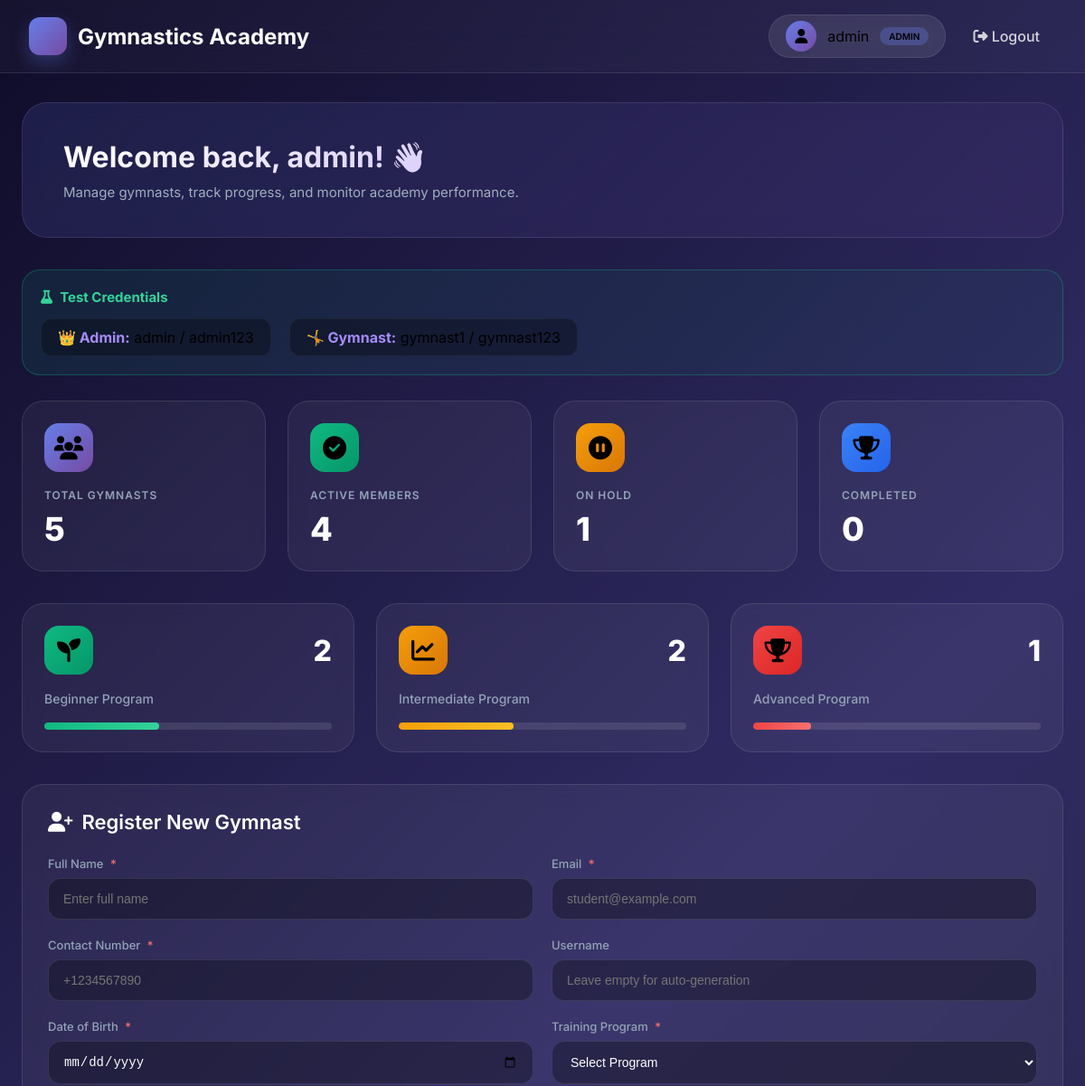
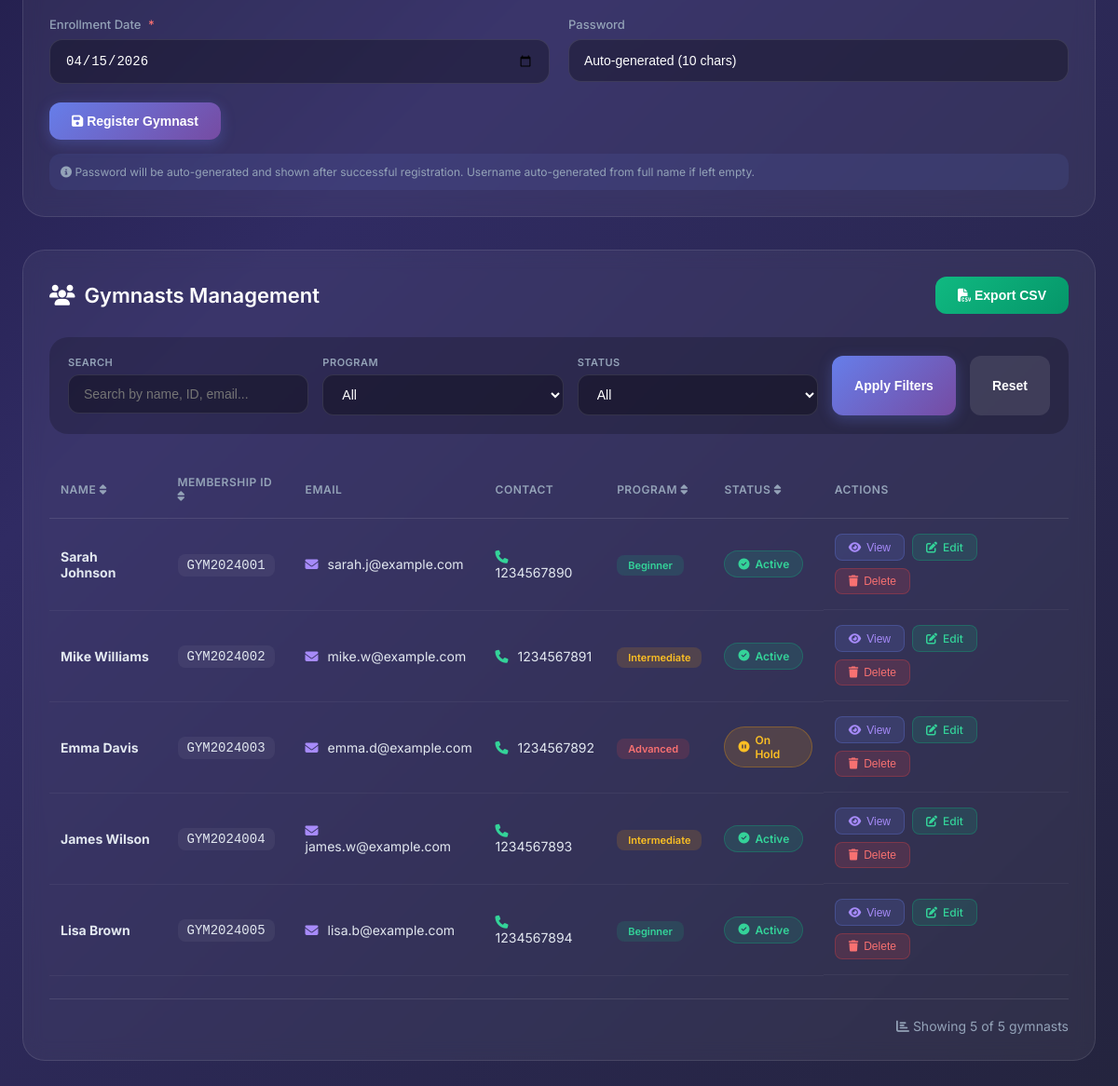
/dashboard.php (signed in), run on the app's committed database (2 pictures, top to bottom).
### tables this page shows
CREATE TABLE IF NOT EXISTS gymnasts (
    id INT AUTO_INCREMENT PRIMARY KEY,
    membership_id VARCHAR(20) UNIQUE NOT NULL,
    full_name VARCHAR(100) NOT NULL,
    email VARCHAR(100) NOT NULL,
    contact_no VARCHAR(20) NOT NULL,
    date_of_birth DATE NOT NULL,
    training_program ENUM('Beginner', 'Intermediate', 'Advanced') NOT NULL,
    enrollment_date DATE NOT NULL,
    progress_status ENUM('Active', 'On Hold', 'Completed') DEFAULT 'Active',
    created_at TIMESTAMP DEFAULT CURRENT_TIMESTAMP,
    updated_at TIMESTAMP DEFAULT CURRENT_TIMESTAMP ON UPDATE CURRENT_TIMESTAMP,
    INDEX idx_membership (membership_id),
    INDEX idx_status (progress_status),
    INDEX idx_program (training_program)
);

### config/db.php (called while the page is built, shortened)
<?php
class Database {
    private static $instance = null;
    private $connection;
    private $host = 'localhost';
    private $username = 'root';
    private $password = 'Narutostorm4';
    private $database = 'gymnastics_academy';
    private function __construct() {
        $this->connection = new mysqli(
            $this->host,
            $this->username,
            $this->password,
            $this->database
        );
        $this->connection->set_charset("utf8mb4");
    }
    public static function getInstance() {
        if (self::$instance === null) {
            self::$instance = new Database();
        }
        return self::$instance;
    }
    public function executeQuery($sql, $types = "", $params = []) {
        $stmt = $this->connection->prepare($sql);
        $stmt->execute();
        return $stmt;
    }
}
?>

### auth.php (called while the page is built, shortened)
<?php
require_once 'config/db.php';
class Auth {
    public function isAdmin() {
        return isset($_SESSION['role']) && $_SESSION['role'] === 'admin';
    }
}
?>

### includes/GymnastManager.php (called while the page is built, shortened)
<?php
require_once 'config/db.php';
class GymnastManager {
    private $db;
    public function __construct() {
        $this->db = Database::getInstance();
    }
    public function getAllGymnasts() {
        $sql = "SELECT * FROM gymnasts ORDER BY created_at DESC";
        $stmt = $this->db->executeQuery($sql);
        $result = $stmt->get_result();
        return $result->fetch_all(MYSQLI_ASSOC);
    }
}
?>

### dashboard.php (the view, shortened to what this page needs)
<?php
require_once 'auth.php';
require_once 'includes/GymnastManager.php';
$auth = new Auth();
$gymnastManager = new GymnastManager();
$gymnasts = $gymnastManager->getAllGymnasts();
$isAdmin = $auth->isAdmin();
$current_user = $_SESSION['username'];
$user_role = $_SESSION['role'];
$totalGymnasts = count($gymnasts);
$activeCount = count(array_filter($gymnasts, function($g) { return $g['progress_status'] == 'Active'; }));
$beginnerCount = count(array_filter($gymnasts, function($g) { return $g['training_program'] == 'Beginner'; }));
$intermediateCount = count(array_filter($gymnasts, function($g) { return $g['training_program'] == 'Intermediate'; }));
$advancedCount = count(array_filter($gymnasts, function($g) { return $g['training_program'] == 'Advanced'; }));
$onHoldCount = count(array_filter($gymnasts, function($g) { return $g['progress_status'] == 'On Hold'; }));
$completedCount = count(array_filter($gymnasts, function($g) { return $g['progress_status'] == 'Completed'; }));
?>
<!DOCTYPE html>
<html lang="en">
<head>
    <link rel="stylesheet" href="https://cdnjs.cloudflare.com/ajax/libs/font-awesome/6.4.0/css/all.min.css">
</head>
<body>
    <nav class="navbar">
        <div class="nav-container">
            <a href="dashboard.php" class="logo">
                <div class="logo-icon"><i class="fas fa-gymnastics"></i></div>
                <span>Gymnastics Academy</span>
            </a>
            <div class="nav-links">
                <div class="user-info">
                    <div class="user-avatar"><i class="fas fa-user"></i></div>
                    <span><?php echo htmlspecialchars($current_user); ?></span>
                    <span style="background: rgba(102,126,234,0.3); padding: 4px 10px; border-radius: 20px; font-size: 10px; font-weight: 600;"><?php echo strtoupper($user_role); ?></span>
                </div>
                <a href="logout.php"><i class="fas fa-sign-out-alt"></i> Logout</a>
            </div>
        </div>
    </nav>
    <div class="container">
        <div class="welcome-banner">
            <h1>Welcome back, <?php echo htmlspecialchars($current_user); ?>! 👋</h1>
            <p><?php echo $isAdmin ? 'Manage gymnasts, track progress, and monitor academy performance.' : 'Track your training progress and view personal information.'; ?></p>
        </div>
        <?php if ($isAdmin): ?>
        <div class="test-credentials">
            <h4><i class="fas fa-flask"></i> Test Credentials</h4>
            <div class="credential-row">
                <div class="credential-item"><strong>👑 Admin:</strong> admin / admin123</div>
                <div class="credential-item"><strong>🤸 Gymnast:</strong> gymnast1 / gymnast123</div>
            </div>
        </div>
        <div class="stats-grid">
            <div class="stat-card"><div class="stat-icon total"><i class="fas fa-users"></i></div><div class="stat-info"><h3>Total Gymnasts</h3><div class="stat-number"><?php echo $totalGymnasts; ?></div></div></div>
            <div class="stat-card"><div class="stat-icon active"><i class="fas fa-check-circle"></i></div><div class="stat-info"><h3>Active Members</h3><div class="stat-number"><?php echo $activeCount; ?></div></div></div>
            <div class="stat-card"><div class="stat-icon onhold"><i class="fas fa-pause-circle"></i></div><div class="stat-info"><h3>On Hold</h3><div class="stat-number"><?php echo $onHoldCount; ?></div></div></div>
            <div class="stat-card"><div class="stat-icon completed"><i class="fas fa-trophy"></i></div><div class="stat-info"><h3>Completed</h3><div class="stat-number"><?php echo $completedCount; ?></div></div></div>
        </div>
        <div class="programs-section">
            <div class="program-card"><div class="program-header"><div class="program-icon beginner"><i class="fas fa-seedling"></i></div><div class="program-count"><?php echo $beginnerCount; ?></div></div><div class="program-label">Beginner Program</div><div class="progress-bar"><div class="progress-fill beginner" style="width: <?php echo $totalGymnasts > 0 ? ($beginnerCount/$totalGymnasts)*100 : 0; ?>%"></div></div></div>
            <div class="program-card"><div class="program-header"><div class="program-icon intermediate"><i class="fas fa-chart-line"></i></div><div class="program-count"><?php echo $intermediateCount; ?></div></div><div class="program-label">Intermediate Program</div><div class="progress-bar"><div class="progress-fill intermediate" style="width: <?php echo $totalGymnasts > 0 ? ($intermediateCount/$totalGymnasts)*100 : 0; ?>%"></div></div></div>
            <div class="program-card"><div class="program-header"><div class="program-icon advanced"><i class="fas fa-trophy"></i></div><div class="program-count"><?php echo $advancedCount; ?></div></div><div class="program-label">Advanced Program</div><div class="progress-bar"><div class="progress-fill advanced" style="width: <?php echo $totalGymnasts > 0 ? ($advancedCount/$totalGymnasts)*100 : 0; ?>%"></div></div></div>
        </div>
        <div class="table-card" style="margin-bottom: 35px;">
            <div class="table-header"><h2><i class="fas fa-user-plus"></i> Register New Gymnast</h2></div>
            <form method="POST" action="">
                <div class="form-row">
                    <div class="form-group"><label>Full Name <span class="required">*</span></label><input type="text" name="full_name" placeholder="Enter full name" required></div>
                    <div class="form-group"><label>Email <span class="required">*</span></label><input type="email" name="email" placeholder="student@example.com" required></div>
                </div>
                <div class="form-row">
                    <div class="form-group"><label>Contact Number <span class="required">*</span></label><input type="tel" name="contact_no" placeholder="+1234567890" required></div>
                    <div class="form-group"><label>Username</label><input type="text" name="username" placeholder="Leave empty for auto-generation"></div>
                </div>
                <div class="form-row">
                    <div class="form-group"><label>Date of Birth <span class="required">*</span></label><input type="date" name="date_of_birth" required></div>
                    <div class="form-group"><label>Training Program <span class="required">*</span></label>
                        <select name="training_program" required>
                            <option value="">Select Program</option>
                        </select>
                    </div>
                </div>
                <div class="form-row">
                    <div class="form-group"><label>Enrollment Date <span class="required">*</span></label><input type="date" name="enrollment_date" value="<?php echo date('Y-m-d'); ?>" required></div>
                    <div class="form-group"><label>Password</label><input type="text" disabled value="Auto-generated (10 chars)"></div>
                </div>
                <button type="submit" class="btn-primary"><i class="fas fa-save"></i> Register Gymnast</button>
            </form>
            <div class="info-text"><i class="fas fa-info-circle"></i> Password will be auto-generated and shown after successful registration. Username auto-generated from full name if left empty.</div>
        </div>
        <div class="table-card">
            <div class="table-header"><h2><i class="fas fa-users"></i> Gymnasts Management</h2><button onclick="exportToCSV()" class="btn-export"><i class="fas fa-file-csv"></i> Export CSV</button></div>
            <div class="filter-bar">
                <div class="filter-group"><label>Search</label><input type="text" id="searchInput" placeholder="Search by name, ID, email..."></div>
                <div class="filter-group"><label>Program</label><select id="programFilter"><option value="">All</option></select></div>
                <div class="filter-group"><label>Status</label><select id="statusFilter"><option value="">All</option></select></div>
                <button onclick="applyFilters()" class="btn-primary">Apply Filters</button>
                <button onclick="resetFilters()" class="btn-reset">Reset</button>
            </div>
            <div style="overflow-x: auto;">
                <table class="data-table" id="gymnastTable">
                    <thead><tr><th onclick="sortTable(0)">Name <i class="fas fa-sort"></i></th><th onclick="sortTable(1)">Membership ID <i class="fas fa-sort"></i></th><th>Email</th><th>Contact</th><th onclick="sortTable(4)">Program <i class="fas fa-sort"></i></th><th onclick="sortTable(5)">Status <i class="fas fa-sort"></i></th><th>Actions</th></tr></thead>
                    <tbody id="tableBody">
                        <?php foreach ($gymnasts as $gymnast): ?>
                        <tr data-program="<?php echo $gymnast['training_program']; ?>" data-status="<?php echo $gymnast['progress_status']; ?>">
                            <td><strong><?php echo htmlspecialchars($gymnast['full_name']); ?></strong></td>
                            <td><code style="background: rgba(255,255,255,0.05); padding: 4px 10px; border-radius: 8px;"><?php echo htmlspecialchars($gymnast['membership_id']); ?></code></td>
                            <td><i class="fas fa-envelope" style="color: #a78bfa; margin-right: 6px;"></i> <?php echo htmlspecialchars($gymnast['email']); ?></td>
                            <td><i class="fas fa-phone" style="color: #34d399; margin-right: 6px;"></i> <?php echo htmlspecialchars($gymnast['contact_no']); ?></td>
                            <td><span class="program-badge program-<?php echo strtolower($gymnast['training_program']); ?>"><?php echo $gymnast['training_program']; ?></span></td>
                            <td><span class="status-badge status-<?php echo strtolower(str_replace(' ', '', $gymnast['progress_status'])); ?>"><i class="fas <?php echo $gymnast['progress_status'] == 'Active' ? 'fa-check-circle' : ($gymnast['progress_status'] == 'On Hold' ? 'fa-pause-circle' : 'fa-check-double'); ?>"></i> <?php echo $gymnast['progress_status']; ?></span></td>
                            <td class="action-buttons">
                                <button onclick="viewGymnast(<?php echo $gymnast['id']; ?>)" class="action-btn btn-view"><i class="fas fa-eye"></i> View</button>
                                <a href="update.php?id=<?php echo $gymnast['id']; ?>" class="action-btn btn-update"><i class="fas fa-edit"></i> Edit</a>
                                <button onclick="confirmDelete(<?php echo $gymnast['id']; ?>, '<?php echo addslashes($gymnast['full_name']); ?>')" class="action-btn btn-delete"><i class="fas fa-trash"></i> Delete</button>
                            </td>
                        </tr>
                        <?php endforeach; ?>
                    </tbody>
                </table>
            </div>
            <div class="results-count" id="resultsCount"></div>
        </div>
        <?php endif; ?>
    </div>
</body>
</html>

### data on the page
gymnasts: full_name "Sarah Johnson", membership "GYM2024001", email "sarah.j@example.com", contact_no "1234567890", training_program "Beginner", progress_status "Active"
gymnasts: full_name "Mike Williams", membership "GYM2024002", email "mike.w@example.com", contact_no "1234567891", training_program "Intermediate", progress_status "Active"
gymnasts: full_name "Emma Davis", membership "GYM2024003", email "emma.d@example.com", contact_no "1234567892", training_program "Advanced", progress_status "On Hold"
gymnasts: full_name "James Wilson", membership "GYM2024004", email "james.w@example.com", contact_no "1234567893", training_program "Intermediate", progress_status "Active"
gymnasts: full_name "Lisa Brown", membership "GYM2024005", email "lisa.b@example.com", contact_no "1234567894", training_program "Beginner", progress_status "Active"

### other printed values
$current_user "admin"
$user_role "ADMIN"
$totalGymnasts "5"
$activeCount "4"
$onHoldCount "1"
$completedCount "0"
$beginnerCount "2"
$intermediateCount "2"
$advancedCount "1"
